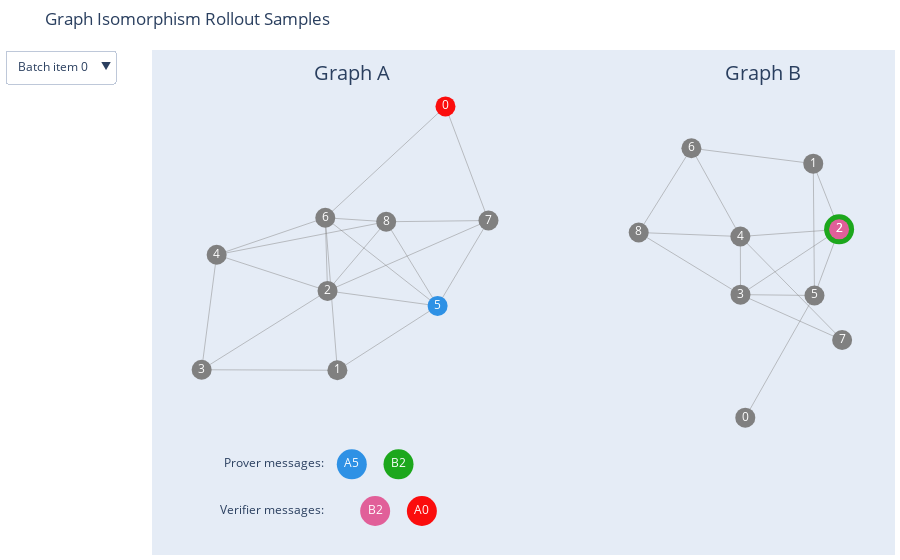

This figure's notebook cell:
### Markdown cell above
## Load and visualise rollouts

### Code cell
with GraphIsomorphismRolloutSamples(
    run_id=WANDB_RUN_NAME, iteration=ITERATION, wandb_project=WANDB_PROJECT
) as rollout_samples:
    rollout_samples.visualise()
